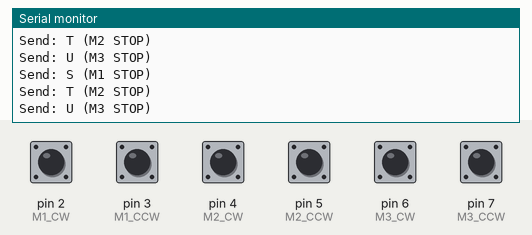
Bench run of a sketch on a simulated Arduino Mega 2560, built with avr-gcc and run on an emulated ATmega2560. Shown: the last lines printed to the serial monitor. The test bench sets the inputs (shaded band); at power-on: pin 2 (M1_CW), pin 3 (M1_CCW), pin 4 (M2_CW), pin 5 (M2_CCW), pin 6 (M3_CW), pin 7 (M3_CCW) HIGH.

Above: at 1.2 s.
1.3 s: pin 2 (M1_CW) pulled LOW for 0.25 s
3.0 s: pin 3 (M1_CCW) pulled LOW for 0.25 s
4.7 s: pin 4 (M2_CW) pulled LOW for 0.25 s
6.4 s: pin 5 (M2_CCW) pulled LOW for 0.25 s
8.1 s: pin 6 (M3_CW) pulled LOW for 0.25 s
At 8.4 s:
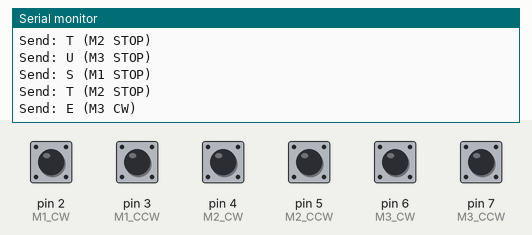
9.8 s: pin 7 (M3_CCW) pulled LOW for 0.25 s
At 10.0 s:
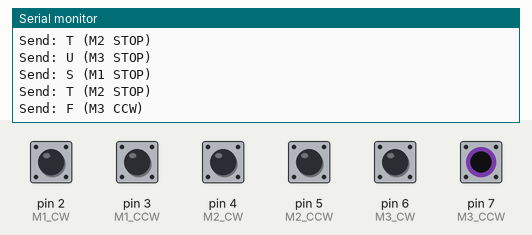

Measured:
- after the input at 8.1 s, the serial monitor: prints a new line after 0.16 s (image 1)
- after the input at 9.8 s, the serial monitor: prints a new line after 0.07 s (image 2)

The sketch:

TEST4.1_UNO.ino
```cpp
void setup() {
  pinMode(2, INPUT_PULLUP); // M1 CW
  pinMode(3, INPUT_PULLUP); // M1 CCW
  pinMode(4, INPUT_PULLUP); // M2 CW
  pinMode(5, INPUT_PULLUP); // M2 CCW
  pinMode(6, INPUT_PULLUP); // M3 CW
  pinMode(7, INPUT_PULLUP); // M3 CCW

  Serial.begin(9600);    // Serial Monitor
  Serial1.begin(9600);   // To Nano
}

void loop() {
  // ===== MOTOR 1 =====
  if (digitalRead(2) == LOW && digitalRead(3) == HIGH) {
    Serial1.write('A');
    Serial.println("Send: A (M1 CW)");
  }
  else if (digitalRead(3) == LOW && digitalRead(2) == HIGH) {
    Serial1.write('B');
    Serial.println("Send: B (M1 CCW)");
  }
  else {
    Serial1.write('S');
    Serial.println("Send: S (M1 STOP)");
  }

  // ===== MOTOR 2 =====
  if (digitalRead(4) == LOW && digitalRead(5) == HIGH) {
    Serial1.write('C');
    Serial.println("Send: C (M2 CW)");
  }
  else if (digitalRead(5) == LOW && digitalRead(4) == HIGH) {
    Serial1.write('D');
    Serial.println("Send: D (M2 CCW)");
  }
  else {
    Serial1.write('T');
    Serial.println("Send: T (M2 STOP)");
  }

  // ===== MOTOR 3 =====
  if (digitalRead(6) == LOW && digitalRead(7) == HIGH) {
    Serial1.write('E');
    Serial.println("Send: E (M3 CW)");
  }
  else if (digitalRead(7) == LOW && digitalRead(6) == HIGH) {
    Serial1.write('F');
    Serial.println("Send: F (M3 CCW)");
  }
  else {
    Serial1.write('U');
    Serial.println("Send: U (M3 STOP)");
  }

  delay(200);
}
```
